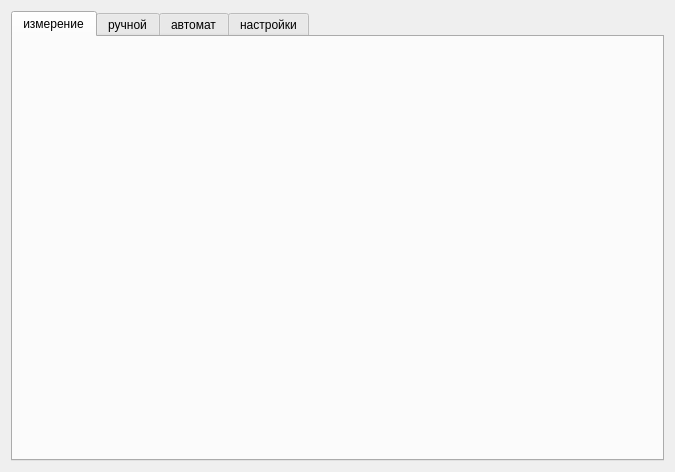
<?xml version="1.0" encoding="UTF-8"?>
<ui version="4.0">
 <class>FirstWindow</class>
 <widget class="QDialog" name="FirstWindow">
  <property name="geometry">
   <rect>
    <x>0</x>
    <y>0</y>
    <width>675</width>
    <height>472</height>
   </rect>
  </property>
  <property name="sizePolicy">
   <sizepolicy hsizetype="MinimumExpanding" vsizetype="MinimumExpanding">
    <horstretch>0</horstretch>
    <verstretch>0</verstretch>
   </sizepolicy>
  </property>
  <property name="minimumSize">
   <size>
    <width>380</width>
    <height>290</height>
   </size>
  </property>
  <property name="maximumSize">
   <size>
    <width>4000</width>
    <height>4000</height>
   </size>
  </property>
  <property name="windowTitle">
   <string>FirstWindow</string>
  </property>
  <layout class="QVBoxLayout" name="verticalLayout">
   <item>
    <widget class="QTabWidget" name="tabWidget">
     <property name="sizePolicy">
      <sizepolicy hsizetype="Expanding" vsizetype="Expanding">
       <horstretch>0</horstretch>
       <verstretch>0</verstretch>
      </sizepolicy>
     </property>
     <property name="maximumSize">
      <size>
       <width>1000</width>
       <height>1000</height>
      </size>
     </property>
     <property name="currentIndex">
      <number>0</number>
     </property>
     <widget class="QWidget" name="tab">
      <attribute name="title">
       <string>измерение</string>
      </attribute>
     </widget>
     <widget class="QWidget" name="tab_2">
      <attribute name="title">
       <string>ручной</string>
      </attribute>
     </widget>
     <widget class="QWidget" name="tab_3">
      <attribute name="title">
       <string>автомат</string>
      </attribute>
     </widget>
     <widget class="SettingsTab" name="tab_4">
      <attribute name="title">
       <string>настройки</string>
      </attribute>
     </widget>
    </widget>
   </item>
  </layout>
 </widget>
 <layoutdefault spacing="6" margin="11"/>
 <customwidgets>
  <customwidget>
   <class>SettingsTab</class>
   <extends>QWidget</extends>
   <header>settingstab.h</header>
   <container>1</container>
  </customwidget>
 </customwidgets>
 <resources/>
 <connections/>
</ui>
